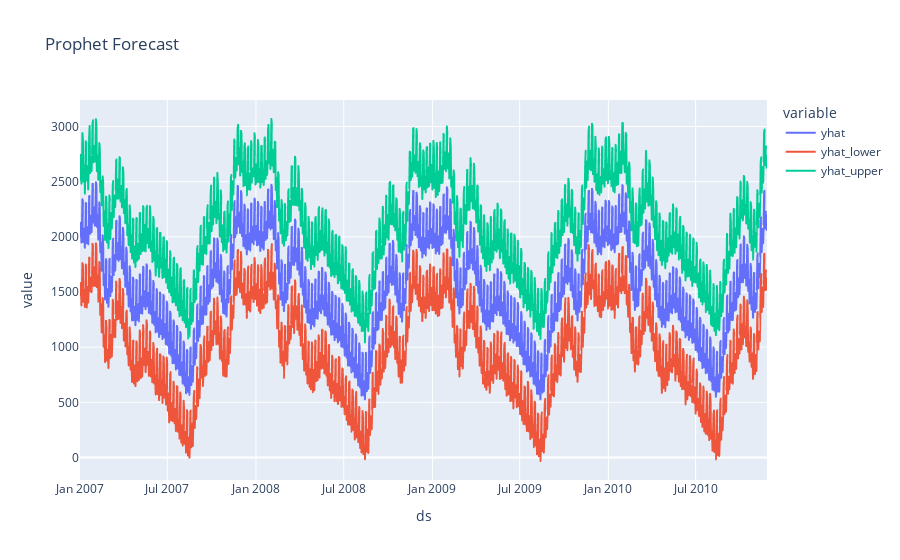

Notebook source saved alongside this figure:
### Code cell
import plotly.express as px

# Assuming `prophet_model` is your fitted Prophet model and `forecast` is the forecast DataFrame
fig = px.line(forecast, x='ds', y=['yhat', 'yhat_lower', 'yhat_upper'], title='Prophet Forecast')
fig.show()

### Figure 1 — Plotly figure (JSON) as saved in the notebook; plotly's stock layout.template omitted (floating-point values rounded to 4 significant figures; data arrays with more than 128 entries replaced by an {"elided": "..."} marker saying what was removed)
{"data": [{"hovertemplate": "variable=yhat<br>ds=%{x}<br>value=%{y}<extra></extra>", "legendgroup": "yhat", "line": {"color": "#636efa", "dash": "solid"}, "marker": {"symbol": "circle"}, "mode": "lines", "name": "yhat", "showlegend": true, "type": "scattergl", "x": {"elided": "1426 str values"}, "xaxis": "x", "y": {"elided": "1426 float values"}, "yaxis": "y"}, {"hovertemplate": "variable=yhat_lower<br>ds=%{x}<br>value=%{y}<extra></extra>", "legendgroup": "yhat_lower", "line": {"color": "#EF553B", "dash": "solid"}, "marker": {"symbol": "circle"}, "mode": "lines", "name": "yhat_lower", "showlegend": true, "type": "scattergl", "x": {"elided": "1426 str values"}, "xaxis": "x", "y": {"elided": "1426 float values"}, "yaxis": "y"}, {"hovertemplate": "variable=yhat_upper<br>ds=%{x}<br>value=%{y}<extra></extra>", "legendgroup": "yhat_upper", "line": {"color": "#00cc96", "dash": "solid"}, "marker": {"symbol": "circle"}, "mode": "lines", "name": "yhat_upper", "showlegend": true, "type": "scattergl", "x": {"elided": "1426 str values"}, "xaxis": "x", "y": {"elided": "1426 float values"}, "yaxis": "y"}], "layout": {"legend": {"title": {"text": "variable"}, "tracegroupgap": 0}, "title": {"text": "Prophet Forecast"}, "xaxis": {"anchor": "y", "domain": [0, 1], "title": {"text": "ds"}}, "yaxis": {"anchor": "x", "domain": [0, 1], "title": {"text": "value"}}}}
